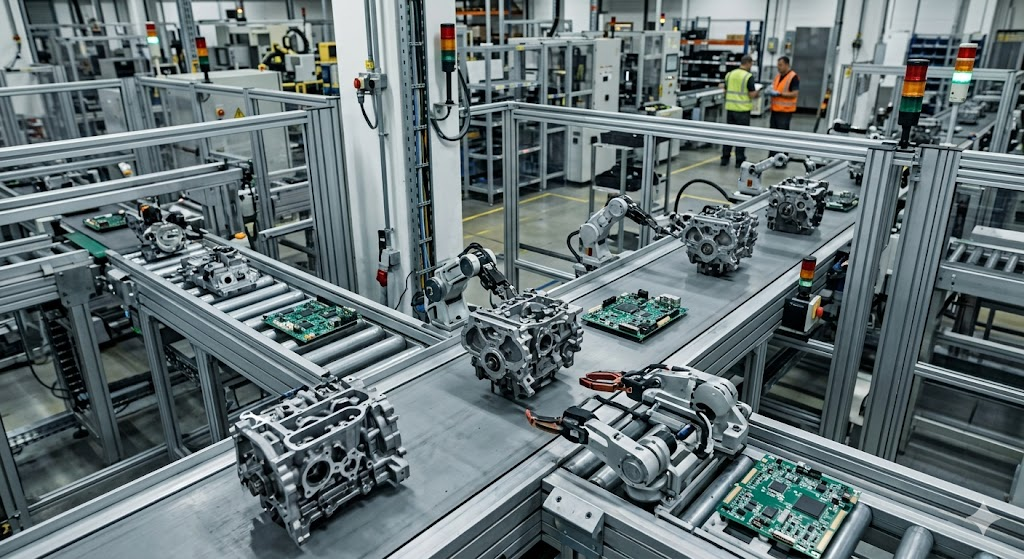
#> input picture sample 7.jpg, 1024 x 559 px, found by its file name
$ python 'Assignment 5.py'
#> lines starting #> are read from the running program, lines starting #| are printed output that depends on the picture; after the words box and inside, x2 and y2 are one past the last pixel; in counts of white or black regions, pixels touching at a corner belong together
"""
Name: Ayush Gupta
Roll No: [Your Roll Number]
Course: Image Processing & Computer Vision
Assignment Title: Designing an End-to-End Intelligent Image Processing System
Date: April 26, 2026
"""

import cv2
import numpy as np
import os
import matplotlib.pyplot as plt

try:
    from skimage.metrics import structural_similarity as ssim
    HAS_SKIMAGE = True
except ImportError:
    HAS_SKIMAGE = False

def run_capstone_system(image_path=r"C:\Users\DELL\OneDrive\Desktop\python\sample 7.jpg"):
    print("="*60)
    print("INTELLIGENT IMAGE ENHANCEMENT & ANALYSIS SYSTEM")
    print("="*60)

    img = cv2.imread(image_path)
#> img is the input picture: shape (559, 1024, 3); mean B, G, R 117.2, 114.4, 101.3
    if img is None:
        print(f"Error: Could not find image at {image_path}")
        return

    img = cv2.resize(img, (512, 512))
#> img: shape (512, 512, 3)
    gray = cv2.cvtColor(img, cv2.COLOR_BGR2GRAY)
    print("[1/5] Image acquired and preprocessed.")

    row, col = gray.shape
#> row = 512; col = 512
    gauss_noise = np.random.normal(0, 20, (row, col)).astype('uint8')
    noisy = cv2.add(gray, gauss_noise)
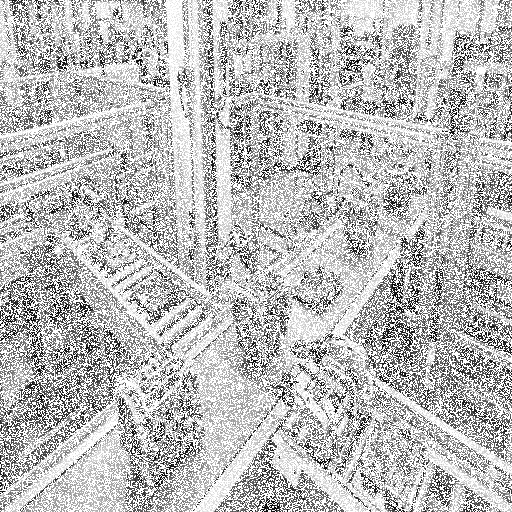
#> noisy: shape (512, 512); min 0, max 255, mean 187.3
    restored = cv2.medianBlur(noisy, 5)
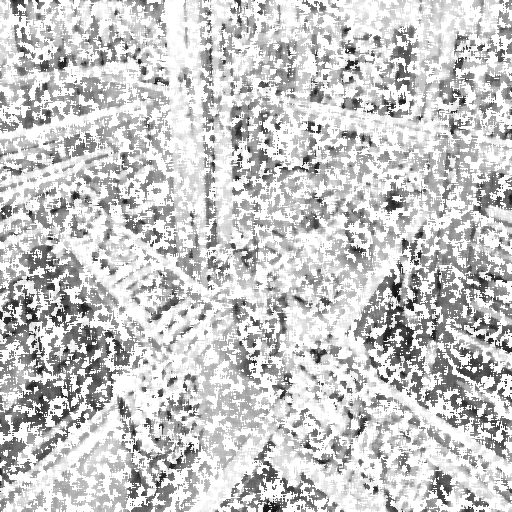
#> restored: shape (512, 512); min 12, max 255, mean 199.8
    enhanced = cv2.equalizeHist(restored)
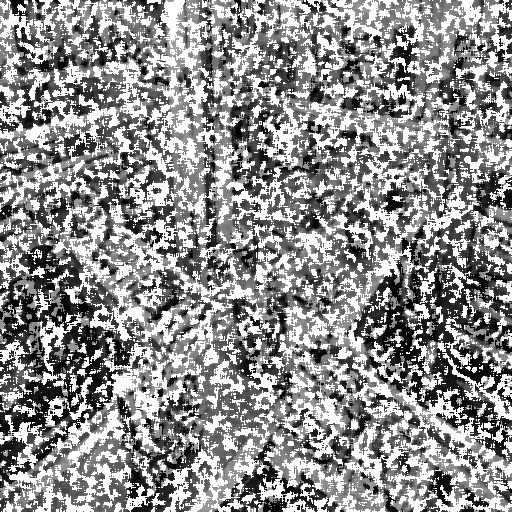
#> enhanced: shape (512, 512); min 0, max 255, mean 144.6
    print("[2/5] Noise restoration and enhancement complete.")

    _, segmented = cv2.threshold(enhanced, 0, 255, cv2.THRESH_BINARY + cv2.THRESH_OTSU)
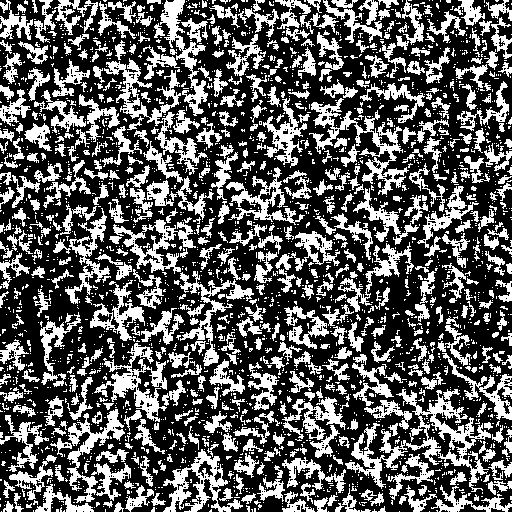
#> segmented: shape (512, 512); 36.4% white; 2701 white regions (2133 under 20 px), largest, box (x1, y1, x2, y2) and area: (345, 389, 491, 492) 3535, (309, 98, 409, 195) 2166, (94, 343, 167, 422) 1762
    kernel = np.ones((5,5), np.uint8)
    morphed = cv2.morphologyEx(segmented, cv2.MORPH_CLOSE, kernel)
#> morphed: shape (512, 512); 57.7% white; 595 black regions (17 under 20 px), largest, box (x1, y1, x2, y2) and area: (0, 227, 95, 378) 5540, (216, 77, 355, 196) 4332, (369, 256, 428, 393) 3289
    print("[3/5] Segmentation and morphological refinement complete.")

    canny = cv2.Canny(morphed, 100, 200)
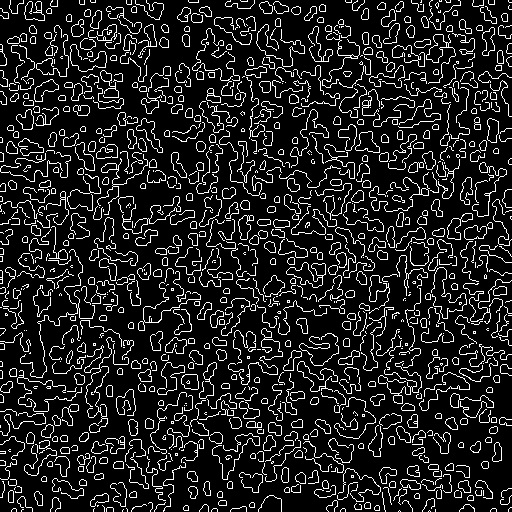
#> canny: shape (512, 512); 13% white in thin lines or dots
    orb = cv2.ORB_create()
    kp, des = orb.detectAndCompute(img, None)
#> kp = 500 keypoints; strongest (x, y, size): (378, 78, 31), (145, 378, 31), (114, 257, 31), (175, 384, 31)
    features = cv2.drawKeypoints(img, kp, None, color=(0,255,0))
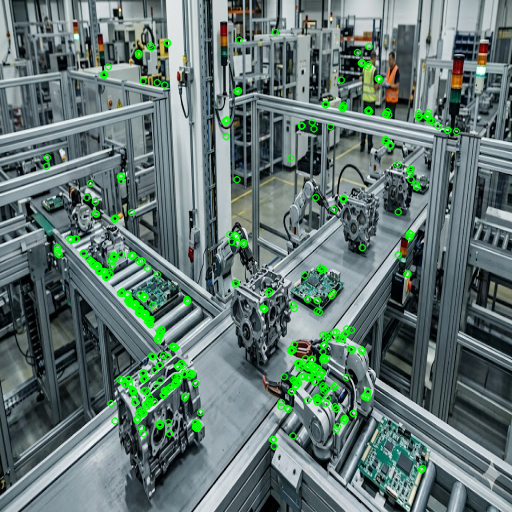
#> features: shape (512, 512, 3); mean B, G, R 113.6, 118.1, 98.1
    print("[4/5] Edge detection and feature extraction complete.")

    mse = np.mean((gray - restored) ** 2)
#> mse = 111.4
    psnr = cv2.PSNR(gray, restored)
#> psnr = 7.31

    print("\n" + "-"*30)
    print("SYSTEM PERFORMANCE METRICS:")
    print(f"Mean Squared Error (MSE): {mse:.2f}")
#| Mean Squared Error (MSE): 111.37
    print(f"Peak Signal-to-Noise Ratio (PSNR): {psnr:.2f} dB")
#| Peak Signal-to-Noise Ratio (PSNR): 7.31 dB

    if HAS_SKIMAGE:
        score, _ = ssim(gray, restored, full=True)
#> score = 0.139
        print(f"Structural Similarity Index (SSIM): {score:.4f}")
#| Structural Similarity Index (SSIM): 0.1390
    else:
        print("SSIM: [Module Missing - Run 'pip install scikit-image' to enable]")
    print("-" * 30)

    display_imgs = [gray, noisy, restored, enhanced, morphed, features]
    display_titles = ['Original', 'Noisy', 'Restored', 'Enhanced', 'Segmented', 'Features']

    plt.figure(figsize=(15, 10))
    for i in range(len(display_imgs)):
        plt.subplot(2, 3, i+1)
        if i == 5:
            plt.imshow(cv2.cvtColor(display_imgs[i], cv2.COLOR_BGR2RGB))
        else:
            plt.imshow(display_imgs[i], cmap='gray')
        plt.title(display_titles[i])
        plt.axis('off')
#> this loop made 6 passes

    os.makedirs('outputs', exist_ok=True)
    plt.savefig('outputs/capstone_pipeline.png')
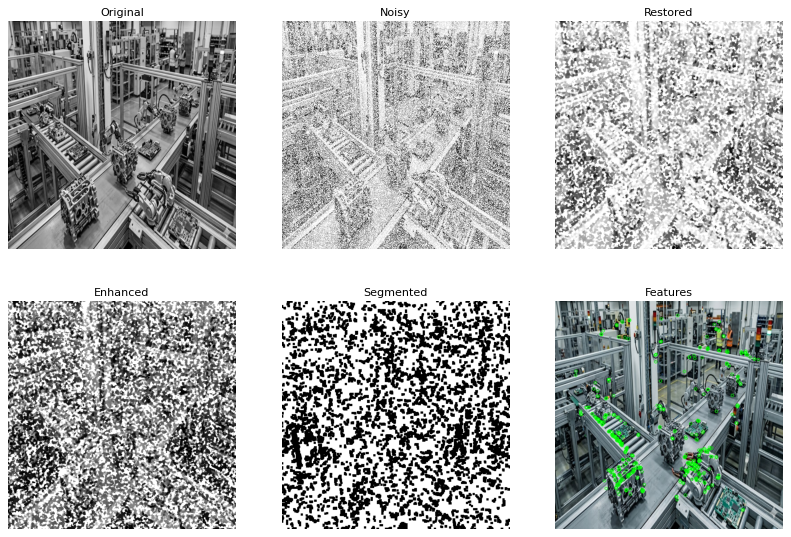
#> figure drawn by matplotlib, 6 panels
    print("\n[5/5] Success! Visual pipeline saved to 'outputs/capstone_pipeline.png'")
    plt.show()

if __name__ == "__main__":
    run_capstone_system()

$ run again, with sample 4.jpg copied over sample 7.jpg
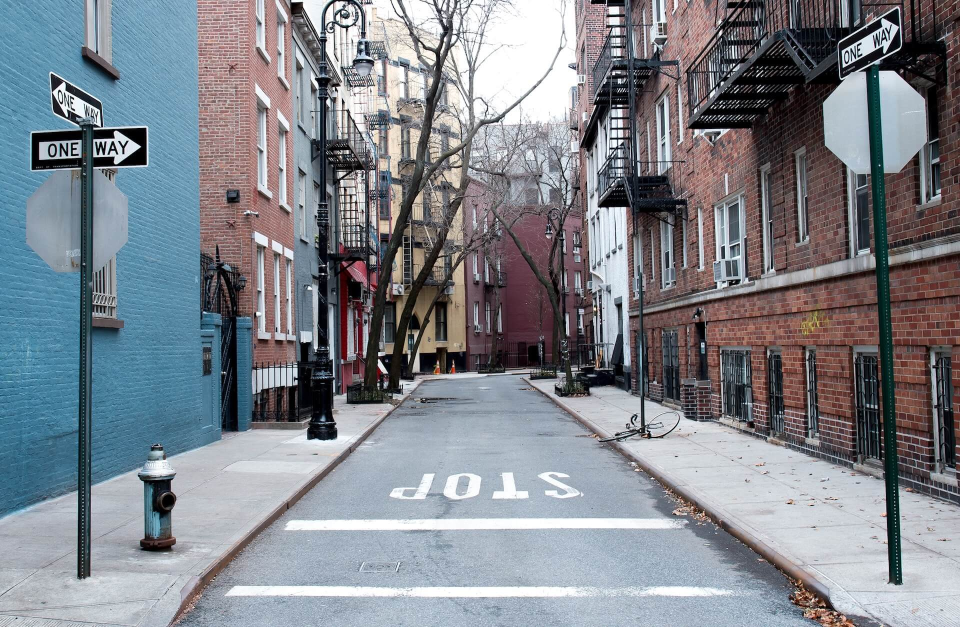
#> input picture sample 4.jpg, 1920 x 1254 px, found by its file name (shown at 1/2 size)
#> in run_capstone_system, img is the input picture: shape (1254, 1920, 3); mean B, G, R 140.3, 132.7, 128
#> img: shape (512, 512, 3)
#> in run_capstone_system, `_, segmented = cv2.threshold(enhanced, 0, 255, cv2.THRESH_BINARY + cv2..`:
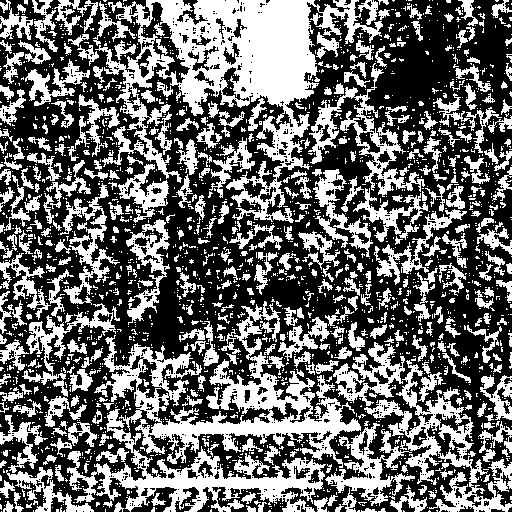
#> segmented: shape (512, 512); 41.7% white; 2210 white regions (1787 under 20 px), largest, box (x1, y1, x2, y2) and area: (95, 0, 383, 223) 19805, (94, 301, 361, 468) 11781, (67, 409, 326, 512) 7194
#> morphed: shape (512, 512); 62.6% white; 605 black regions (22 under 20 px), largest, box (x1, y1, x2, y2) and area: (135, 176, 257, 359) 8535, (367, 0, 472, 140) 7880, (422, 276, 494, 461) 4525
#> canny: shape (512, 512); 11.3% white in thin lines or dots
#> kp = 500 keypoints; strongest (x, y, size): (62, 108, 31), (74, 119, 31), (327, 113, 31), (62, 131, 37.2)
#> in run_capstone_system, `features = cv2.drawKeypoints(img, kp, None, color=(0,255,0))`:
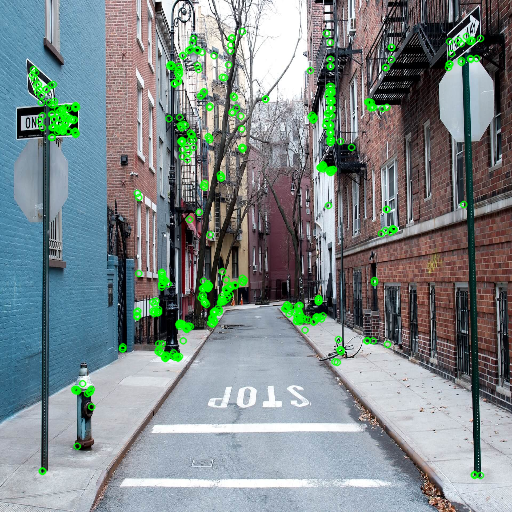
#> features: shape (512, 512, 3); mean B, G, R 137.1, 136.4, 124.9
#> mse = 107.6
#> psnr = 8.23
#| Mean Squared Error (MSE): 107.61
#| Peak Signal-to-Noise Ratio (PSNR): 8.23 dB
#> score = 0.133
#| Structural Similarity Index (SSIM): 0.1328
#> the loop in run_capstone_system, `for i in range(len(display_imgs)):` made 6 passes

$ run again, with sample 5.jpg copied over sample 7.jpg
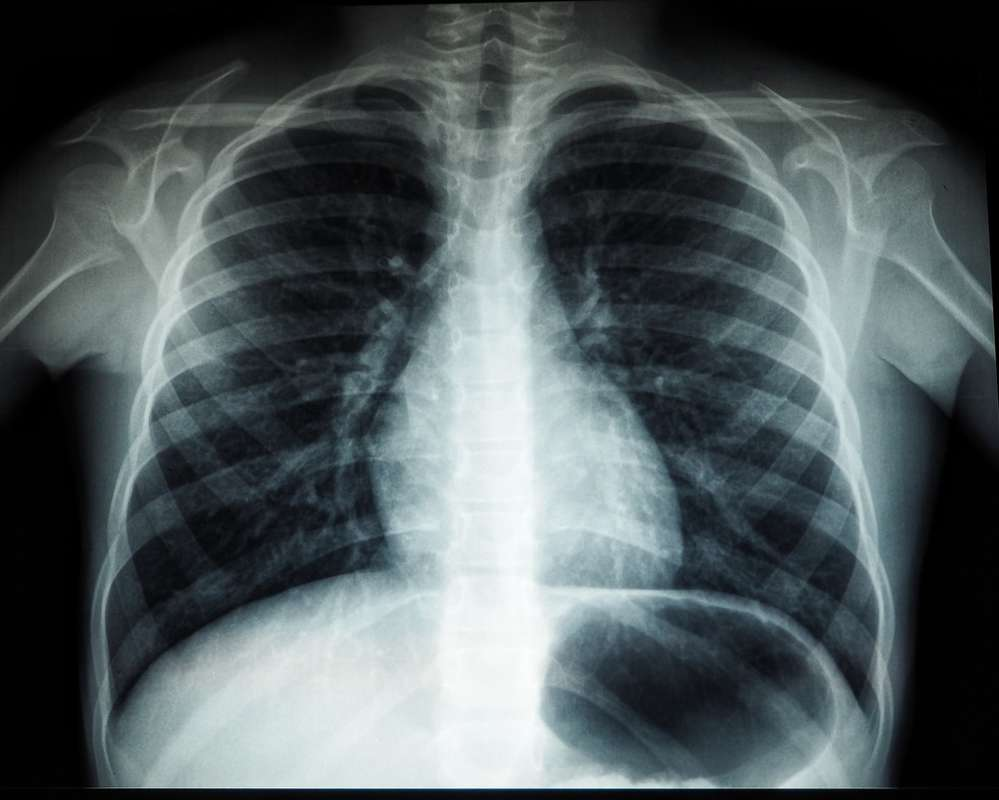
#> input picture sample 5.jpg, 999 x 800 px, found by its file name
#> in run_capstone_system, img is the input picture: shape (800, 999, 3); mean B, G, R 92.7, 90.1, 80.4
#> img: shape (512, 512, 3)
#> segmented: shape (512, 512); 33.9% white; 1917 white regions (1543 under 20 px), largest, box (x1, y1, x2, y2) and area: (67, 157, 329, 509) 29692, (353, 119, 445, 242) 2754, (379, 369, 467, 485) 2097
#> morphed: shape (512, 512); 50.5% white; 438 black regions (1 under 20 px), largest, box (x1, y1, x2, y2) and area: (0, 219, 251, 512) 16607, (255, 241, 512, 512) 16583, (326, 0, 512, 246) 14514
#> canny: shape (512, 512); 9.6% white in thin lines or dots
#> kp = 500 keypoints; strongest (x, y, size): (348, 369, 111.1), (344, 380, 111.1), (197, 362, 111.1), (338, 373, 77.1)
#> in run_capstone_system, `features = cv2.drawKeypoints(img, kp, None, color=(0,255,0))`:
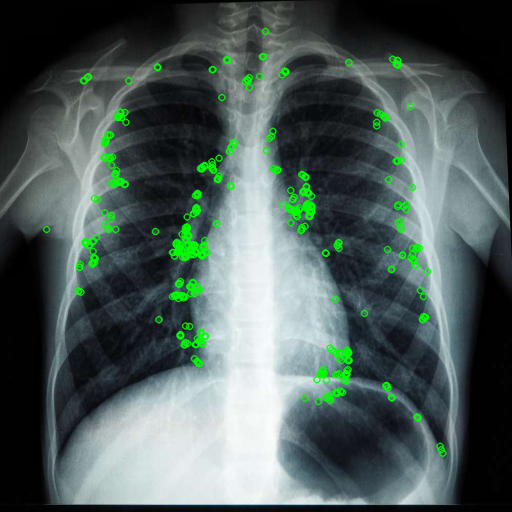
#> features: shape (512, 512, 3); mean B, G, R 89.9, 93.9, 78.2
#> mse = 115.5
#> psnr = 6.78
#| Mean Squared Error (MSE): 115.54
#| Peak Signal-to-Noise Ratio (PSNR): 6.78 dB
#> score = 0.144
#| Structural Similarity Index (SSIM): 0.1442
#> the loop in run_capstone_system, `for i in range(len(display_imgs)):` made 6 passes
